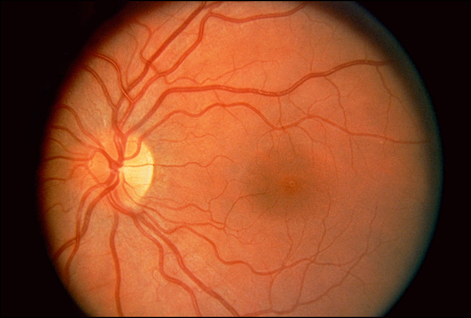
%> input picture Assignment_5/retina1.jpg, 471 x 318 px
$ octave Tamrin_5_4.m   (GNU Octave 9; MATLAB toolbox functions it lacks are replaced by stand-ins)
%> lines starting %> are read from the running program, lines starting %| are printed output that depends on the picture
### Assignment_5/New_5/Triangle.m
%% Triangle
function [triangle1 , triangle2] = Triangle(M,N)
%> called with M = 318, N = 318

    triangle1 = ones(M,N);
    triangle2 = triangle1;
    for i=1:M
        if i > M/2
            for j=1:N-i
                triangle1(i,j) = 0;
                triangle2(j,i) = 0;
            end
            for j=i:N
                triangle1(i,j) = 0;
                triangle2(j,i) = 0;
            end
        else
            for j=1:i
                triangle1(i,j) = 0;
                triangle2(j,i) = 0;
            end
            for j=N-i:N
                triangle1(i,j) = 0;
                triangle2(j,i) = 0;
            end
        end
    end
end

### Assignment_5/New_5/Tamrin_5_4.m
%% Part 4
%% Clear Enviroment
clc
close all
clear all

%% Define Size of Window
M = 318; N = M;

%% Square_1
square1 = zeros(M,N);
square1(1:M/2-1,1:N/2-1) = 1;
square1(M/2+1:M,N/2+1:N) = 1;

%% Square_2
square2 = ones(M,N);
square2(1:M/2,1:N/2) = 0;
square2(M/2+1:M,N/2+1:N) = 0;

%% f1 & f2
[f1,f2] = Triangle(M,N);

%% Triangle_1 & Triangle_2
 M = M*2; N = M;
 [triangle1,triangle2] = Triangle(M,N);

%% Z1 to Z4
z1 = f1.*square1;
z2 = f1.*square2;
z3 = f2.*square1;
z4 = f2.*square2;

%% Y11 to Y24
[M,N] = size(triangle1);
MM = M/4; NN = N/4;
for i = -MM:MM-1
    for j = -NN:NN-1
        y11(i+MM+1,j+NN+1) = triangle1(i+j+MM+NN+1 , j+MM+NN+1);
        y12(i+MM+1,j+NN+1) = triangle1(i-j+MM+NN+1 , j+MM+NN+1);
        y13(i+MM+1,j+NN+1) = triangle1(i  +MM+NN+1 , i+j+MM+NN+1);
        y14(i+MM+1,j+NN+1) = triangle1(i  +MM+NN+1 ,-i+j+MM+NN+1);

        y21(i+MM+1,j+NN+1) = triangle2(i+j+MM+NN+1 , j+MM+NN+1);
        y22(i+MM+1,j+NN+1) = triangle2(i-j+MM+NN+1 , j+MM+NN+1);
        y23(i+MM+1,j+NN+1) = triangle2(i  +MM+NN+1 , i+j+MM+NN+1);
        y24(i+MM+1,j+NN+1) = triangle2(i  +MM+NN+1 ,-i+j+MM+NN+1);
    end
end

%% Q1 to Q8
q1 = y11.*square2;  quinqunx(:,:,1) = q1;
q2 = y12.*square1;  quinqunx(:,:,2) = q2;
q3 = y13.*z4;       quinqunx(:,:,3) = q3;
q4 = y14.*z3;       quinqunx(:,:,4) = q4;
q5 = y21.*z2;       quinqunx(:,:,5) = q5;
q6 = y22.*z1;       quinqunx(:,:,6) = q6;
q7 = y23.*square2;  quinqunx(:,:,7) = q7;
q8 = y24.*square1;  quinqunx(:,:,8) = q8;

%% Read Input
retina = imread('retina1.jpg');
%> retina is the input picture: size 318x471x3 uint8; mean R, G, B 142.6, 72.6, 39.2
retina = rgb2gray(retina);
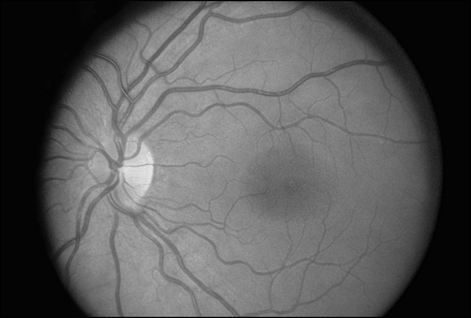
%> retina: size 318x471 uint8; min 0, max 228, mean 89.7
retina = im2double(retina);
%> retina: size 318x471 double
[M,N] = size(retina);
%> M = 318; N = 471

%% Noisy Retinal
noisy_retina = retina + 0.1*randn(M,N);
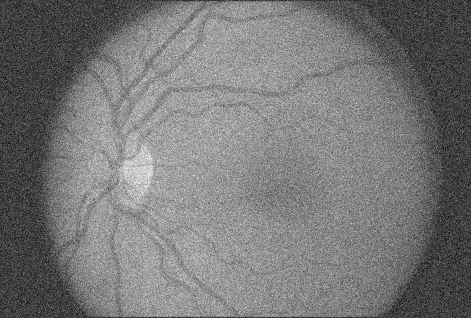
%> noisy_retina: size 318x471 double; min -0.361, max 1.16, mean 0.351; drawn with min black and max white

%% Denoised Retina
x = noisy_retina(:,77:394);
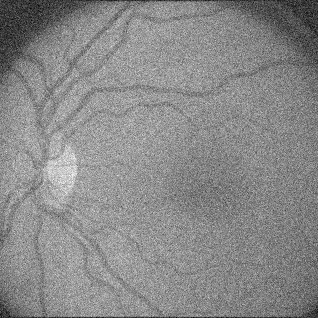
%> x: size 318x318 double; min -0.321, max 1.16, mean 0.475; drawn with min black and max white
[M,N] = size(x);
%> N = 318
X = fft2(x);
X = fftshift(X);

retina_sum = zeros(M,N);
figure;
for k = 1 : 8
    partial_X = X .* quinqunx(:,:,k);
    partial_x = real(ifft2(ifftshift(partial_X)));
    retina_sum = retina_sum +  partial_x;
    subplot(2,4,k); imshow(partial_x,[]); title(['filtered retina for k = ', num2str(k)]);
end
%> this loop made 8 passes
%> pass 1, `partial_x = real(ifft2(ifftshift(partial_X)));`:
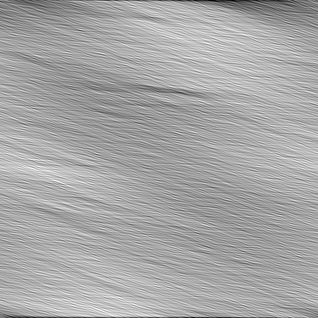
%> partial_x: size 318x318 double; min -0.362, max 0.19, mean -2.81e-19; drawn with min black and max white
%> pass 3, `partial_x = real(ifft2(ifftshift(partial_X)));`:
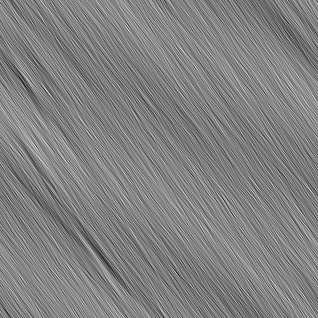
%> partial_x: size 318x318 double; min -0.19, max 0.183, mean 1.43e-20; drawn with min black and max white
%> after the loop:
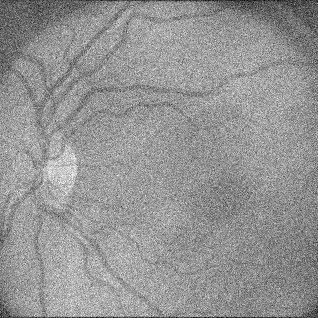
%> retina_sum: size 318x318 double; min -0.735, max 0.527, mean 5.62e-19; drawn with min black and max white
%> after the loop:
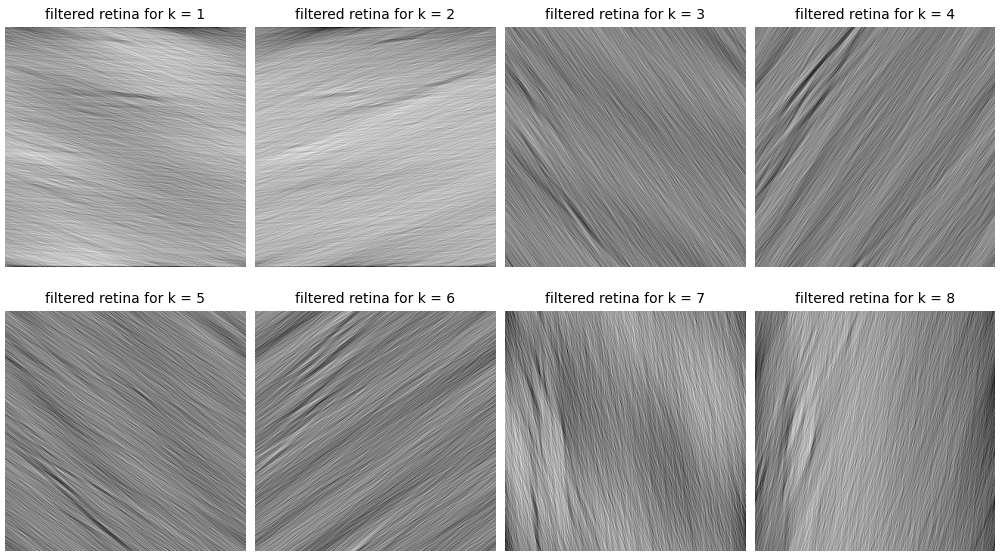
%> figure redrawn from the program's plot data, 8 panels

%% Plot the Results
fig_basic_4 = figure; subplot(2,2,1); imshow(square1);   title('Square1');
figure(fig_basic_4);  subplot(2,2,2); imshow(square2);   title('Square2');
figure(fig_basic_4);  subplot(2,2,3); imshow(triangle1); title('Triangle1');
figure(fig_basic_4);  subplot(2,2,4); imshow(triangle2); title('Triangle2');

fig_qq_4 = figure;  subplot(2,2,1); imshow(z1); title('z1');
figure(fig_qq_4);   subplot(2,2,2); imshow(z2); title('z2');
figure(fig_qq_4);   subplot(2,2,3); imshow(z3); title('z3');
figure(fig_qq_4);   subplot(2,2,4); imshow(z4); title('z4');

fig_basic_8 = figure; subplot(2,4,1); imshow(y11); title('y11');
figure(fig_basic_8);  subplot(2,4,2); imshow(y12); title('y12');
figure(fig_basic_8);  subplot(2,4,3); imshow(y13); title('y13');
figure(fig_basic_8);  subplot(2,4,4); imshow(y14); title('y14');
figure(fig_basic_8);  subplot(2,4,5); imshow(y21); title('y21');
figure(fig_basic_8);  subplot(2,4,6); imshow(y22); title('y22');
figure(fig_basic_8);  subplot(2,4,7); imshow(y23); title('y23');
figure(fig_basic_8);  subplot(2,4,8); imshow(y24); title('y24');

fig_qq_8 = figure; subplot(2,4,1); imshow(q1); title('q1');
figure(fig_qq_8);  subplot(2,4,2); imshow(q2); title('q2');
figure(fig_qq_8);  subplot(2,4,3); imshow(q3); title('q3');
figure(fig_qq_8);  subplot(2,4,4); imshow(q4); title('q4');
figure(fig_qq_8);  subplot(2,4,5); imshow(q5); title('q5');
figure(fig_qq_8);  subplot(2,4,6); imshow(q6); title('q6');
figure(fig_qq_8);  subplot(2,4,7); imshow(q7); title('q7');
figure(fig_qq_8);  subplot(2,4,8); imshow(q8); title('q8');

fig_retina = figure; subplot(1,2,1); imshow(x,[]); title('Noisy Retina');
figure(fig_retina);  subplot(1,2,2); imshow(retina_sum,[]); title('Denoised Retina');
%> (the run ends here)
